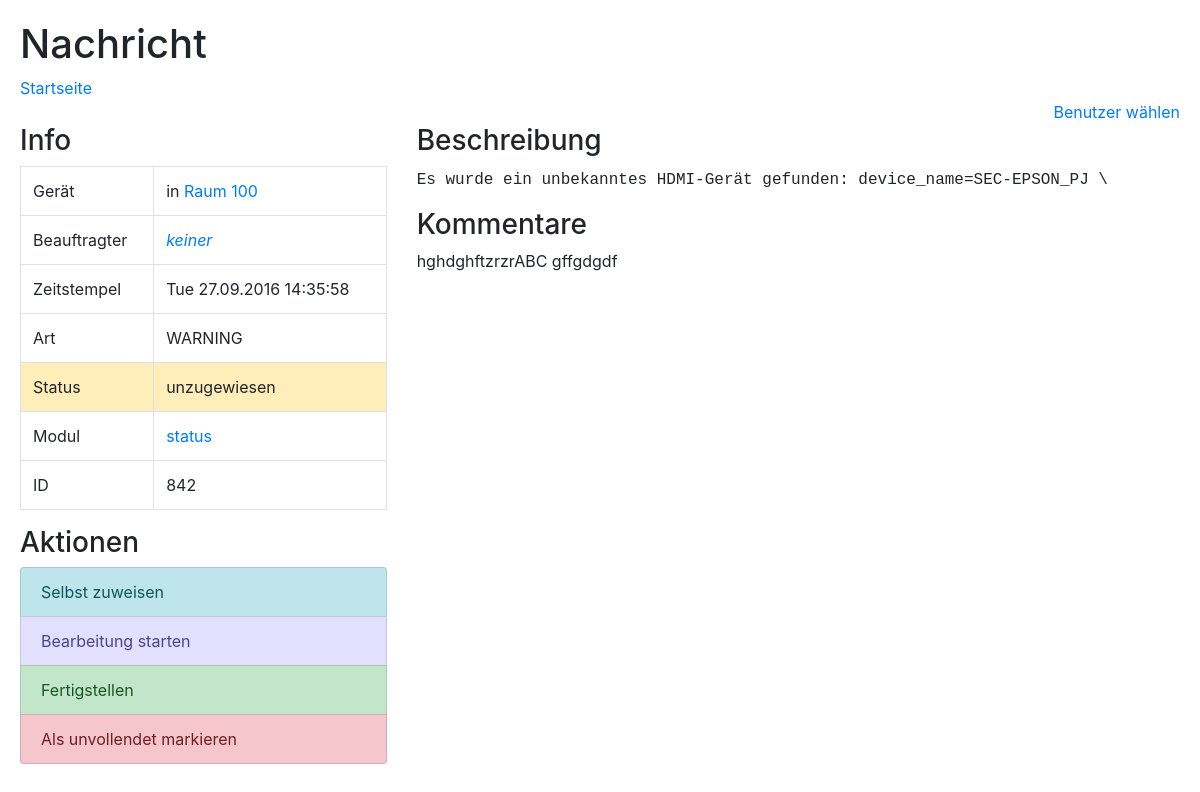
Screenshot of /messageSingle.php?id=842 with the database file from the repository.
### tables this page shows
CREATE TABLE `messages` (
  `id` int(11) NOT NULL,
  `ip` int(11) NOT NULL,
  `time` bigint(20) NOT NULL,
  `typeId` tinyint(4) NOT NULL,
  `moduleId` tinyint(4) NOT NULL,
  `message` text NOT NULL,
  `statusId` tinyint(4) NOT NULL,
  `assignee` tinyint(4) NOT NULL,
  `comment` text NOT NULL
);

CREATE TABLE `messagestatus` (
  `id` tinyint(4) NOT NULL,
  `name` tinytext NOT NULL,
  `bootstrapName` tinytext NOT NULL,
  `tagName` tinytext NOT NULL
);

### messageSingle.php (the view, shortened to what this page needs)
<?php
include "util.php";
setupUser();
if (empty($_GET["id"])) {
  echo "Fehler: Keine id gesendet!";
} else {
  $id = $_GET["id"];
  echo "<div class='row'>";
  query("SELECT * FROM messages WHERE id = '{$id}'");
  $message = mysqli_fetch_assoc($queryResult);
  echo "<div class='col-md-4'>";
  echo "<h3>Info</h3>";
  echo "<table class='table table-bordered'>";
  echo "<tr><td>Gerät</td><td>in <a href='device.php?ip={$message["ip"]}'>" . roomName($message["ip"]) . "</a></td></tr>";
  echo "<tr><td>Beauftragter</td><td><a href='user.php?id={$message["assignee"]}'>" . adminName($message["assignee"]) . "</a></td></tr>";
  echo "<tr><td>Zeitstempel</td><td>" . messageTime($message) . "</td></tr>";
  echo "<tr><td>Art</td><td>" . typeName($message["typeId"]) . "</td></tr>";
  echo "<tr class='" . statusBName($message["statusId"]) . "'><td>Status</td><td>" . statusName($message["statusId"]) . "</td></tr>";
  echo "<tr><td>Modul</td><td><a href='module.php?id={$message["moduleId"]}'>" . moduleName($message["moduleId"]) . "</a></td></tr>";
  echo "<tr><td>ID</td><td>{$message["id"]}</td></tr>";
  echo "</table>";
  echo "</div>";
  echo "<div class='col-md-8'>";
  echo "<h3>Beschreibung</h3>";
  echo "<p><samp>{$message["message"]}</samp></p>";
  echo "<h3>Kommentare</h3>";
  if (permIsHigh($userPerm)) {
    echo "<p hidden id='msgId'>{$id}</p>";
    echo "<textarea class='form-control' rows='11' id='comment'>{$message["comment"]}</textarea>";
    echo "<script src='https://cdn.jsdelivr.net/jquery/3.0.0/jquery.min.js'></script><script src='editComment.js'></script>";
  } else {
    echo "<p>{$message["comment"]}</p>";
  }
  echo "</div>";
  echo "</div>";
  $linkPrefix = "messageSingle.php?id={$id}&";
  echo "<div class='row'><div class='col-md-4'><h3>Aktionen</h3>";
  if (permIsHigh($userPerm) || ! adminGetPerm($userId)) {
    echo "<div class='list-group'>";
    $statusId = $message["statusId"];
    echo "<a class='list-group-item list-group-item-action list-group-item-info' href='{$linkPrefix}action=assign&assignee={$userId}'>Selbst zuweisen</a>";
    if ($statusId != 4) {
      echo "<a class='list-group-item list-group-item-action table-assigned table-assigned-color-text' href='{$linkPrefix}action=statusUpdate&statusId=2'>Bearbeitung starten</a>";
    }
    echo "<a class='list-group-item list-group-item-action list-group-item-success' href='{$linkPrefix}action=statusUpdate&statusId=3'>Fertigstellen</a>";
    echo "<a class='list-group-item list-group-item-action list-group-item-danger' href='{$linkPrefix}action=statusUpdate&statusId=4'>Als unvollendet markieren</a>";
    echo "</div>";
  } else {
    loginPlease();
  }
  echo "</div>";
  echo "</div>";
}
?>

### style.css (style rules this page uses)
body { margin: 20px; }
.table-assigned { background-color: hsl(245, 100%, 94%); }
.table-assigned-color-text { color: hsl(245, 36%, 41%); }

### rows the page displays
messages: time "Tue 27.09.2016 14:35:58", statusId.name "unzugewiesen", id "842", message "Es wurde ein unbekanntes HDMI-Gerät gefunden: device_name=SEC-EPSON_PJ \\", comment "hghdghftzrzrABC gffgdgdf"

### other values shown
$pageName "Nachricht"
roomName($message["ip"]) "Raum 100"
typeName($message["typeId"]) "WARNING"
moduleName($message["moduleId"]) "status"
